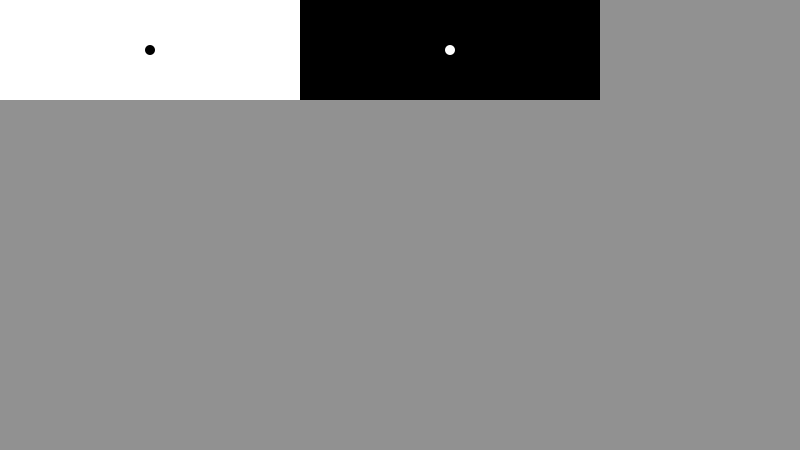
Frame 1 (no input)
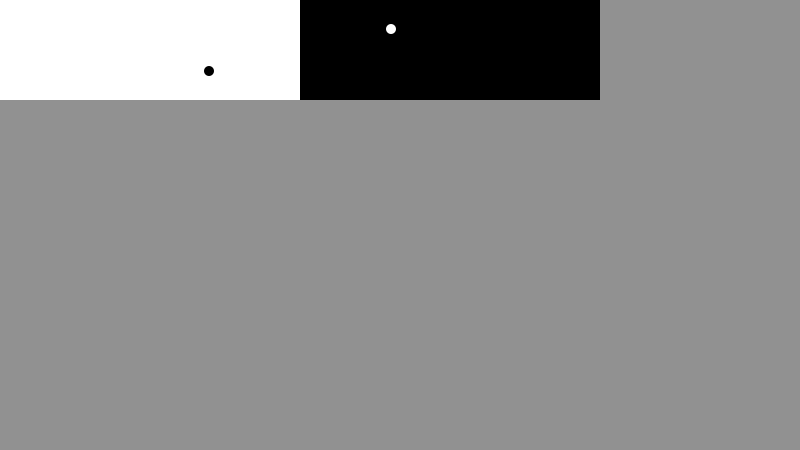
Frame 60 (the mouse pressed at the canvas centre just before this capture)
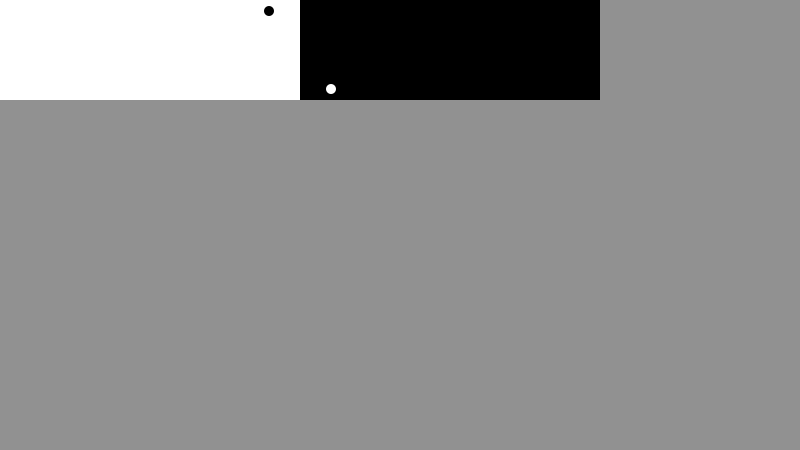
Frame 120 (the mouse held since frame 60 and released just before this capture)

The Processing sketch that drew these frames (run headless with seeded random() and noise(); from frame 60 on, the mouse is pressed at the canvas centre):

// Processing sketch: BrickBreaker
// ── BrickBreaker.pde
// ブロックは4*5
Block[][] blocks = new Block[4][6];
Ball blackBall = new Ball(150,50,1,1,1);
Ball whiteBall = new Ball(450,50,-1,-1,0);

//プログラム開始時に一度だけ実行される関数
void setup(){
  size(800,450);  //画面の幅を800px, 高さを450pxに設定
  for(int i = 0; i < 4;i++){
    for(int j = 0; j < 6;j++){
      if(j < 3){
        blocks[i][j] = new Block(i,j,0);
      }else{
        blocks[i][j] = new Block(i,j,1);
      }
    }
  }
}

//setup()の後、毎秒６０回呼ばれる関数
void draw(){
  background(145);    //背景はグレー
  // 描画
  for(int i = 0; i < 4;i++){
    for(int j = 0; j < 6;j++){
      blocks[i][j].display();
    }
  }
  blackBall.display();
  whiteBall.display();
  
  // 移動
  blackBall.move();
  whiteBall.move();
  
  // 跳ね返りを判定
  // 壁の判定
  blackBall.wallHitCheck();
  whiteBall.wallHitCheck();
  // ブロックの判定
  for(int i = 0; i < 4;i++){
    for(int j = 0; j < 6;j++){
      // 黒玉の判定
      String hit = blocks[i][j].getHit(blackBall.x ,blackBall.y , blackBall.r , blackBall.state); 
      switch(hit){
        case "U":
          blackBall.hitY();
          break;
        case "D":
          blackBall.hitY();
          break;
        case "L":
          blackBall.hitX();
          break;
        case "R":
          blackBall.hitX();
          break;
      }
      // 白玉の判定
      hit = blocks[i][j].getHit(whiteBall.x ,whiteBall.y , whiteBall.r , whiteBall.state); 
      switch(hit){
        case "U":
          whiteBall.hitY();
          break;
        case "D":
          whiteBall.hitY();
          break;
        case "L":
          whiteBall.hitX();
          break;
        case "R":
          whiteBall.hitX();
          break;
      }
    }
  }
}

// ── Ball.pde
class Ball{
  int x,y,vecX,vecY; // 座標とベクトル
  int r; // 半径r
  int state; // 0なら白,1なら黒
  
  Ball(int x,int y,int vecX,int vecY,int state){
    this.x = x;
    this.y = y;
    this.vecX = vecX;
    this.vecY = vecY;
    this.state = state;
    r = 10;
  }
  
  //描画部をここに記述
  void display(){
    switch(state){
      case 0:
        // 白
        fill(255,255,255); 
        break;
      case 1:
        // 黒
        fill(0,0,0); 
        break;
    }
    noStroke();
    circle(x,y,r); // xy座標に半径rの正円を描画
  }
  
  // ボールの移動
  void move(){
    x += vecX;
    y += vecY;
  }
  
  // ボールの跳ね返り
  void hitX(){
    vecX *= -1;
  }
  void hitY(){
    vecY *= -1;
  }
  
  // 壁当たっているか判定し、当たって入れば跳ね返る
  void wallHitCheck(){
    if(x - r <= 0){
      hitX();
    }
    if(x + r >= 600){
      hitX();
    }
    if(y - r <= 0){
      hitY();
    }
    if(y + r >= 100){
      hitY();
    }
  }
}

// ── Block.pde
class Block {
  int x, y, w, h;
  int state; // 0なら白,1なら黒

  Block(int i, int j,int state){
    this.x = j * 100;
    this.y = i * 25;
    this.state = state;
    w = 100; h = 25;
  }

  // 描画部をここに記述
  void display(){
    switch(state){
      case 0:
        // 白
        fill(255,255,255); 
        break;
      case 1:
        // 黒
        fill(0,0,0); 
        break;
    }
    noStroke();
    rect(x, y, w, h);  // xy座標にwhサイズの四角を描画
  }
  
  // stateを反転させるメソッド
  void changeState(){
    if(state == 0){
      state = 1;
    }else{
      state = 0;
    }
  }
  
  // ブロックに衝突している場所と状態を文字列で返す
  // 上下左右をUDLRとして文字列で管理
  // 例：左のブロックに衝突している場合は"L"
  String getHit(int ballX, int ballY , int ballR ,int ballState){
    // stateがballと違う = 同じ陣営なので早期リターン
    if(state != ballState) return "";
    
    int L = ballX - ballR;
    int R = ballX + ballR;
    int U = ballY - ballR;
    int D = ballY + ballR;
    
    // ボールの左チェック
    if((x <= L && L <= x + w) && (y <= ballY && ballY <= y + h)){
      changeState();
      return "L";
    }
    // ボールの右チェック
    if((x <= R && R <= x + w) && (y <= ballY && ballY <= y + h)){
      changeState();
      return "R";
    }
    // ボールの上チェック
    if((x <= ballX && ballX <= x + w) && (y <= U && U <= y + h)){
      changeState();
      return "U";
    }
    // ボールの下チェック
    if((x <= ballX && ballX <= x + w) && (y <= D && D <= y + h)){
      changeState();
      return "D";
    }
    return "";
  }
}
